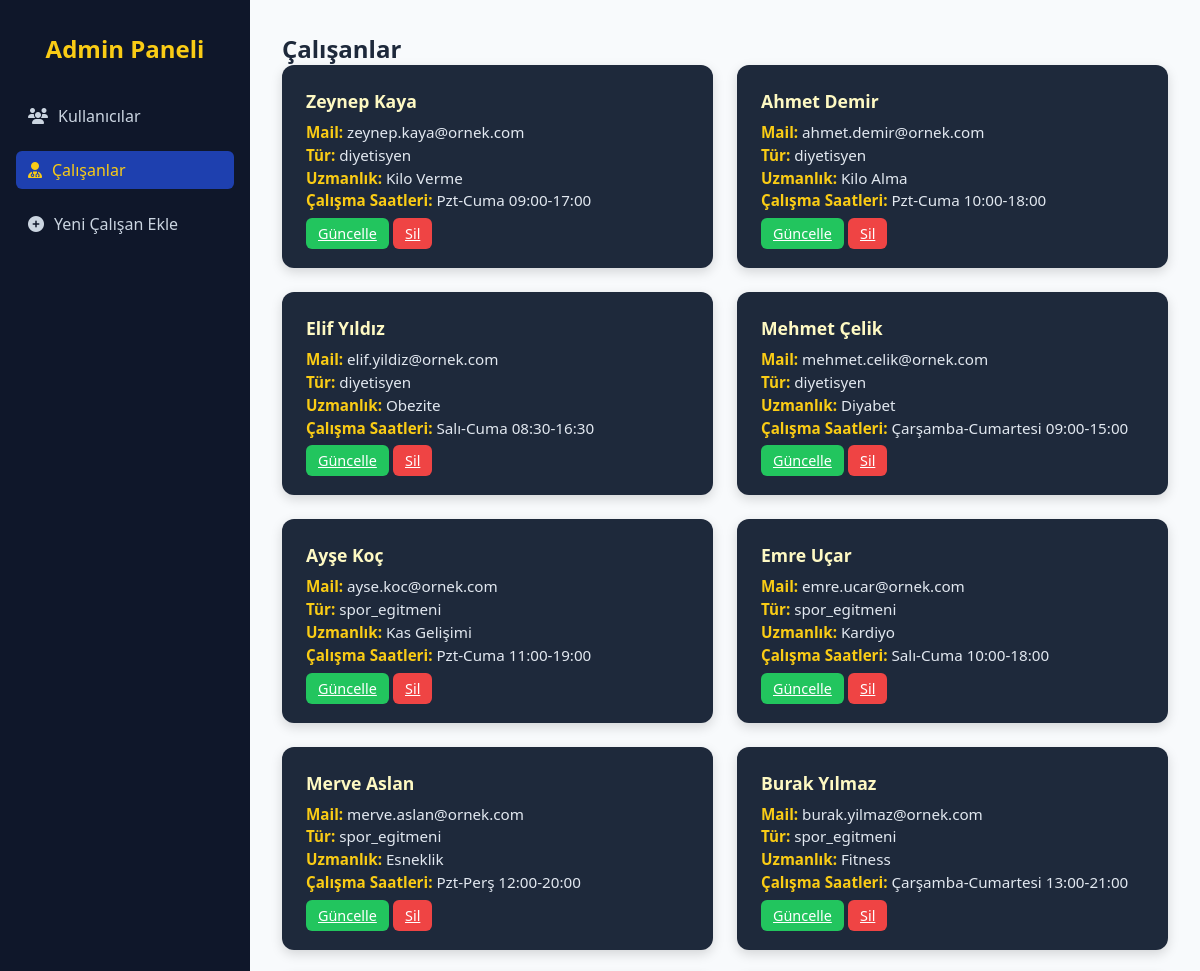
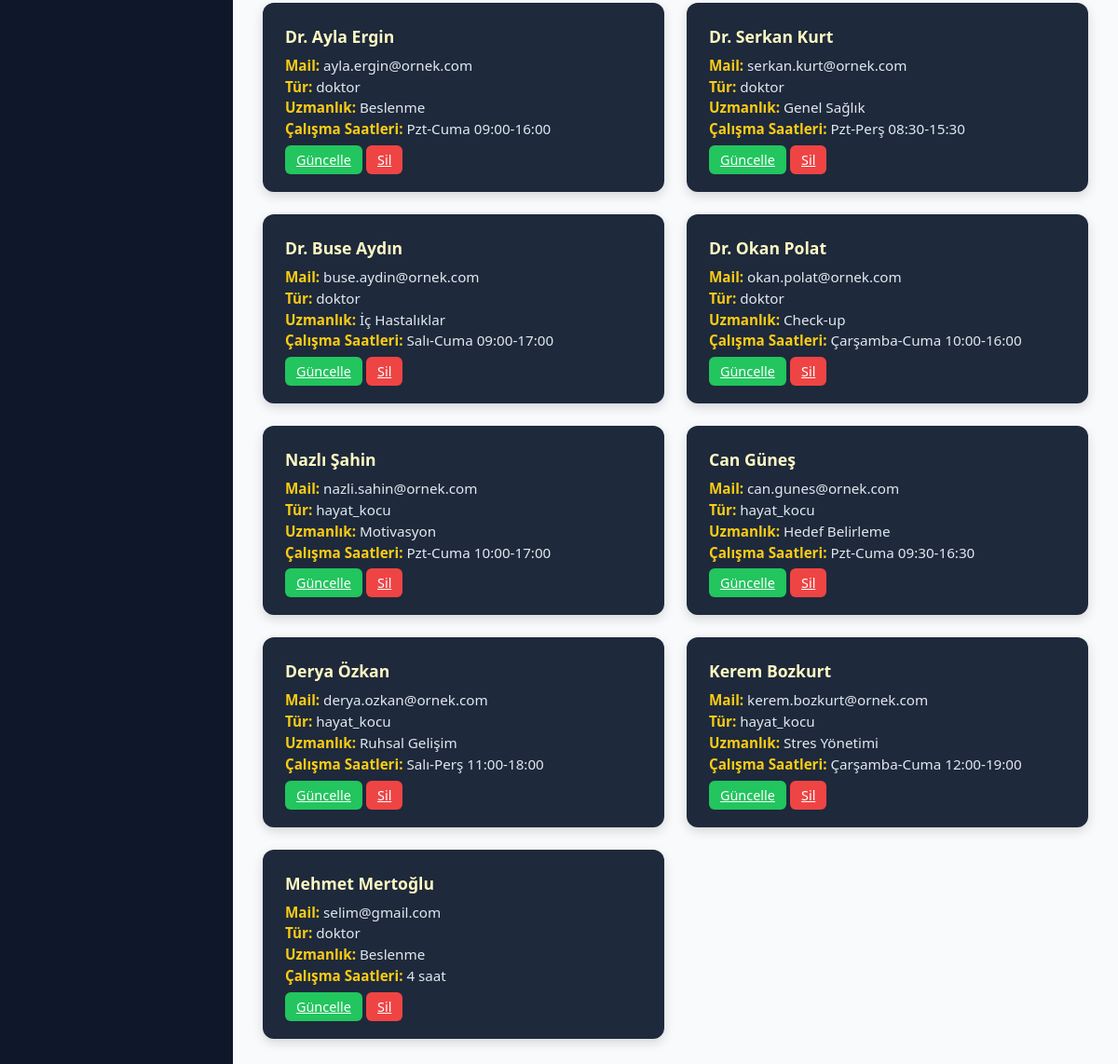
Screenshot of /pages/admin.php?page=calisanlar with the database file from the repository (2 pictures, top to bottom).
### tables this page shows
CREATE TABLE `calisanlar` (
  `c_id` int(11) NOT NULL,
  `u_id` int(11) DEFAULT NULL,
  `c_adi` varchar(100) NOT NULL,
  `c_soyadi` varchar(100) NOT NULL,
  `c_mail` varchar(150) NOT NULL,
  `c_sifre` varchar(255) NOT NULL,
  `tur` enum('diyetisyen','spor_egitmeni','doktor','hayat_kocu') NOT NULL,
  `uzmanlik` text DEFAULT NULL,
  `calisma_saatleri` text DEFAULT NULL,
  `telefon` varchar(20) DEFAULT NULL,
  `mezuniyet` varchar(255) DEFAULT NULL,
  `deneyim` text DEFAULT NULL,
  `sertifikalar` text DEFAULT NULL,
  `aciklama` text DEFAULT NULL,
  `profil_resmi` varchar(255) DEFAULT 'default.jpg'
);

### pages/admin.php (the view, shortened to what this page needs)
<?php
require_once('../includes/connection.php');
$page = $_GET['page'] ?? 'kullanicilar';
$stmt = $connection->prepare("SELECT * FROM user");
$stmt->execute();
$kullanicilar = $stmt->fetchAll(PDO::FETCH_ASSOC);
$stmt = $connection->prepare("SELECT * FROM calisanlar");
$stmt->execute();
$calisanlar = $stmt->fetchAll(PDO::FETCH_ASSOC);
?>
<!DOCTYPE html>
<html lang="tr">
<head>
    <link rel="stylesheet" href="../assets/css/admin.css?v=<?= time(); ?>">
    <link rel="stylesheet" href="https://cdnjs.cloudflare.com/ajax/libs/font-awesome/6.5.0/css/all.min.css">
</head>
<body>
    <div class="admin-container">
        <aside class="sidebar">
            <h2>Admin Paneli</h2>
            <nav>
                <ul>
                    <li><a href="?page=kullanicilar" class="<?= $page === 'kullanicilar' ? 'active' : '' ?>"><i
                                class="fas fa-users"></i> Kullanıcılar</a></li>
                    <li><a href="?page=calisanlar" class="<?= $page === 'calisanlar' ? 'active' : '' ?>"><i
                                class="fas fa-user-md"></i> Çalışanlar</a></li>
                    <li><a href="?page=ekle" class="<?= $page === 'ekle' ? 'active' : '' ?>"><i
                                class="fas fa-plus-circle"></i> Yeni Çalışan Ekle</a></li>
                </ul>
            </nav>
        </aside>
        <main class="main-panel">
            <?php if ($page === 'kullanicilar'): ?>
                <h2>Kullanıcılar</h2>
            <section class="user-cards">
                <?php foreach ($kullanicilar as $k): ?>
                <div class="user-card">
                    <img src="<?= !empty($c['profil_resmi']) ? '../uploads/' . htmlspecialchars($c['profil_resmi']) : 'assets/images/default.png' ?>" alt="Profil Resmi">
                    <div class="user-info">
                        <h3><?= ucfirst($k['u_adi']) . ' ' . ucfirst($k['u_soyadi']) ?></h3>
                        <p><strong>TC:</strong> <?= $k['u_tc'] ?></p>
                        <p><strong>Telefon:</strong> <?= $k['u_telefon'] ?></p>
                        <p><strong>Email:</strong> <?= $k['u_mail'] ?></p>
                        <p><strong>Doğum Tarihi:</strong> <?= $k['u_dogumtarih'] ?></p>
                        <div class="card-actions">
                            <a href="kullanici_guncelle.php?id=<?= $k['u_id'] ?>" class="btn btn-edit">Güncelle</a>
                            <a href="kullanici_sil.php?id=<?= $k['u_id'] ?>" class="btn btn-delete"
                                onclick="return confirm('Kullanıcıyı silmek istediğinize emin misiniz?');">Sil</a>
                        </div>
                    </div>
                </div>
                <?php endforeach; ?>
            </section>
            <?php elseif ($page === 'calisanlar'): ?>
            <h2>Çalışanlar</h2>
            <section class="user-cards">
                <?php foreach ($calisanlar as $c): ?>
                <div class="user-card">
                    <div class="user-info">
                        <h3><?= ucfirst($c['c_adi']) . ' ' . ucfirst($c['c_soyadi']) ?></h3>
                        <p><strong>Mail:</strong> <?= $c['c_mail'] ?></p>
                        <p><strong>Tür:</strong> <?= $c['tur'] ?></p>
                        <p><strong>Uzmanlık:</strong> <?= $c['uzmanlik'] ?></p>
                        <p><strong>Çalışma Saatleri:</strong> <?= $c['calisma_saatleri'] ?></p>
                        <div class="card-actions">
                            <a href="calisan_guncelle.php?id=<?= $c['c_id'] ?>" class="btn btn-edit">Güncelle</a>
                            <a href="calisan_sil.php?id=<?= $c['c_id'] ?>" class="btn btn-delete"
                                onclick="return confirm('Çalışanı silmek istediğinize emin misiniz?');">Sil</a>
                        </div>
                    </div>
                </div>
                <?php endforeach; ?>
            </section>
            <?php endif; ?>
        </main>
    </div>
</body>
</html>

### assets/css/admin.css (style rules this page uses)
* { margin: 0; padding: 0; box-sizing: border-box; }
html, body { width: 100%; min-height: 100vh; font-family: 'Segoe UI', sans-serif; background-color: #f1f5f9; color: #1e293b; overflow-x: hidden; }
.admin-container { display: flex; min-height: 100vh; }
.sidebar { width: 250px; background: #0f172a; color: white; padding: 2rem 1rem; display: flex; flex-direction: column; gap: 2rem; }
.sidebar h2 { font-size: 1.5rem; font-weight: 600; text-align: center; color: #facc15; }
.sidebar ul { list-style: none; display: flex; flex-direction: column; gap: 1rem; }
.sidebar a { text-decoration: none; color: #cbd5e1; display: flex; align-items: center; gap: 10px; padding: 8px 12px; border-radius: 6px; transition: background 0.2s, color 0.2s; }
.sidebar a.active, .sidebar a:hover { background: #1e40af; color: #facc15; }
.main-panel { flex-grow: 1; padding: 2rem; background: #f8fafc; overflow-x: hidden; }
.user-cards { display: grid; grid-template-columns: repeat(auto-fit, minmax(300px, 1fr)); gap: 1.5rem; }
.user-card { background-color: #1e293b; color: white; border-radius: 12px; padding: 1.5rem; display: flex; gap: 1.2rem; box-shadow: 0 4px 12px rgba(0, 0, 0, 0.15); transition: transform 0.3s, background 0.3s; }
.user-info h3 { font-size: 1.1rem; font-weight: 600; margin-bottom: 0.5rem; color: #fef9c3; }
.user-info p { font-size: 0.95rem; line-height: 1.5; color: #e2e8f0; }
.user-info p strong { color: #facc15; }
.card-actions { margin-top: 10px; }
.btn { padding: 6px 12px; font-size: 0.9rem; border: none; border-radius: 6px; cursor: pointer; transition: background 0.3s; }
.btn-edit { background-color: #22c55e; color: white; }
.btn-delete { background-color: #ef4444; color: white; }

### rows the page displays
calisanlar: c_adi "Zeynep", c_soyadi "Kaya", c_mail "zeynep.kaya@ornek.com", tur "diyetisyen", uzmanlik "Kilo Verme", calisma_saatleri "Pzt-Cuma 09:00-17:00"
calisanlar: c_adi "Ahmet", c_soyadi "Demir", c_mail "ahmet.demir@ornek.com", tur "diyetisyen", uzmanlik "Kilo Alma", calisma_saatleri "Pzt-Cuma 10:00-18:00"
calisanlar: c_adi "Elif", c_soyadi "Yıldız", c_mail "elif.yildiz@ornek.com", tur "diyetisyen", uzmanlik "Obezite", calisma_saatleri "Salı-Cuma 08:30-16:30"
calisanlar: c_adi "Mehmet", c_soyadi "Çelik", c_mail "mehmet.celik@ornek.com", tur "diyetisyen", uzmanlik "Diyabet", calisma_saatleri "Çarşamba-Cumartesi 09:00-15:00"
calisanlar: c_adi "Ayşe", c_soyadi "Koç", c_mail "ayse.koc@ornek.com", tur "spor_egitmeni", uzmanlik "Kas Gelişimi", calisma_saatleri "Pzt-Cuma 11:00-19:00"
calisanlar: c_adi "Emre", c_soyadi "Uçar", c_mail "emre.ucar@ornek.com", tur "spor_egitmeni", uzmanlik "Kardiyo", calisma_saatleri "Salı-Cuma 10:00-18:00"
calisanlar: c_adi "Merve", c_soyadi "Aslan", c_mail "merve.aslan@ornek.com", tur "spor_egitmeni", uzmanlik "Esneklik", calisma_saatleri "Pzt-Perş 12:00-20:00"
calisanlar: c_adi "Burak", c_soyadi "Yılmaz", c_mail "burak.yilmaz@ornek.com", tur "spor_egitmeni", uzmanlik "Fitness", calisma_saatleri "Çarşamba-Cumartesi 13:00-21:00"
calisanlar: c_adi "Dr. Ayla", c_soyadi "Ergin", c_mail "ayla.ergin@ornek.com", tur "doktor", uzmanlik "Beslenme", calisma_saatleri "Pzt-Cuma 09:00-16:00"
calisanlar: c_adi "Dr. Serkan", c_soyadi "Kurt", c_mail "serkan.kurt@ornek.com", tur "doktor", uzmanlik "Genel Sağlık", calisma_saatleri "Pzt-Perş 08:30-15:30"
calisanlar: c_adi "Dr. Buse", c_soyadi "Aydın", c_mail "buse.aydin@ornek.com", tur "doktor", uzmanlik "İç Hastalıklar", calisma_saatleri "Salı-Cuma 09:00-17:00"
calisanlar: c_adi "Dr. Okan", c_soyadi "Polat", c_mail "okan.polat@ornek.com", tur "doktor", uzmanlik "Check-up", calisma_saatleri "Çarşamba-Cuma 10:00-16:00"
calisanlar: c_adi "Nazlı", c_soyadi "Şahin", c_mail "nazli.sahin@ornek.com", tur "hayat_kocu", uzmanlik "Motivasyon", calisma_saatleri "Pzt-Cuma 10:00-17:00"
calisanlar: c_adi "Can", c_soyadi "Güneş", c_mail "can.gunes@ornek.com", tur "hayat_kocu", uzmanlik "Hedef Belirleme", calisma_saatleri "Pzt-Cuma 09:30-16:30"
calisanlar: c_adi "Derya", c_soyadi "Özkan", c_mail "derya.ozkan@ornek.com", tur "hayat_kocu", uzmanlik "Ruhsal Gelişim", calisma_saatleri "Salı-Perş 11:00-18:00"
calisanlar: c_adi "Kerem", c_soyadi "Bozkurt", c_mail "kerem.bozkurt@ornek.com", tur "hayat_kocu", uzmanlik "Stres Yönetimi", calisma_saatleri "Çarşamba-Cuma 12:00-19:00"
calisanlar: c_adi "Mehmet", c_soyadi "Mertoğlu", c_mail "selim@gmail.com", tur "doktor", uzmanlik "Beslenme", calisma_saatleri "4 saat"
